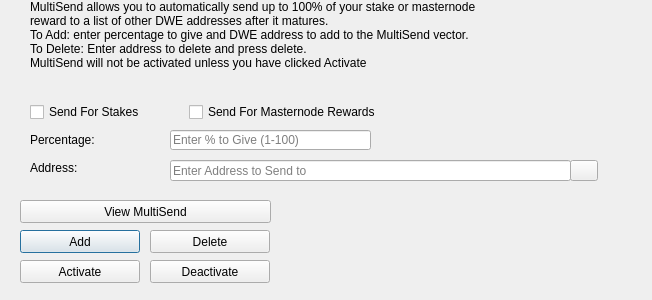
<?xml version="1.0" encoding="UTF-8"?>
<ui version="4.0">
 <class>MultiSendDialog</class>
 <widget class="QDialog" name="MultiSendDialog">
  <property name="windowModality">
   <enum>Qt::NonModal</enum>
  </property>
  <property name="geometry">
   <rect>
    <x>0</x>
    <y>0</y>
    <width>652</width>
    <height>300</height>
   </rect>
  </property>
  <property name="windowTitle">
   <string>MultiSend</string>
  </property>
  <widget class="QLineEdit" name="multiSendPercentEdit">
   <property name="geometry">
    <rect>
     <x>170</x>
     <y>130</y>
     <width>201</width>
     <height>20</height>
    </rect>
   </property>
   <property name="toolTip">
    <string>Enter whole numbers 1 - 100</string>
   </property>
   <property name="placeholderText">
    <string>Enter % to Give (1-100)</string>
   </property>
  </widget>
  <widget class="QLineEdit" name="multiSendAddressEdit">
   <property name="geometry">
    <rect>
     <x>170</x>
     <y>160</y>
     <width>401</width>
     <height>21</height>
    </rect>
   </property>
   <property name="toolTip">
    <string/>
   </property>
   <property name="placeholderText">
    <string>Enter Address to Send to</string>
   </property>
  </widget>
  <widget class="QLabel" name="label_2">
   <property name="geometry">
    <rect>
     <x>30</x>
     <y>0</y>
     <width>451</width>
     <height>121</height>
    </rect>
   </property>
   <property name="lineWidth">
    <number>1</number>
   </property>
   <property name="text">
    <string>MultiSend allows you to automatically send up to 100% of your stake or masternode reward to a list of other DWE addresses after it matures.
To Add: enter percentage to give and DWE address to add to the MultiSend vector.
To Delete: Enter address to delete and press delete.
MultiSend will not be activated unless you have clicked Activate</string>
   </property>
   <property name="alignment">
    <set>Qt::AlignLeading|Qt::AlignLeft|Qt::AlignTop</set>
   </property>
   <property name="wordWrap">
    <bool>true</bool>
   </property>
  </widget>
  <widget class="QLabel" name="message">
   <property name="geometry">
    <rect>
     <x>290</x>
     <y>200</y>
     <width>351</width>
     <height>91</height>
    </rect>
   </property>
   <property name="text">
    <string/>
   </property>
  </widget>
  <widget class="QPushButton" name="addButton">
   <property name="geometry">
    <rect>
     <x>20</x>
     <y>230</y>
     <width>120</width>
     <height>23</height>
    </rect>
   </property>
   <property name="toolTip">
    <string/>
   </property>
   <property name="statusTip">
    <string>Add to MultiSend Vector</string>
   </property>
   <property name="text">
    <string>Add</string>
   </property>
  </widget>
  <widget class="QPushButton" name="disableButton">
   <property name="geometry">
    <rect>
     <x>150</x>
     <y>260</y>
     <width>120</width>
     <height>23</height>
    </rect>
   </property>
   <property name="statusTip">
    <string>Deactivate MultiSend</string>
   </property>
   <property name="text">
    <string>Deactivate</string>
   </property>
  </widget>
  <widget class="QPushButton" name="addressBookButton">
   <property name="geometry">
    <rect>
     <x>570</x>
     <y>160</y>
     <width>28</width>
     <height>21</height>
    </rect>
   </property>
   <property name="toolTip">
    <string>Choose an address from the address book</string>
   </property>
   <property name="text">
    <string/>
   </property>
   <property name="icon">
    <iconset resource="../dwe.qrc">
     <normaloff>:/icons/address-book</normaloff>:/icons/address-book</iconset>
   </property>
   <property name="shortcut">
    <string>Alt+A</string>
   </property>
   <property name="autoDefault">
    <bool>false</bool>
   </property>
  </widget>
  <widget class="QLabel" name="label">
   <property name="geometry">
    <rect>
     <x>30</x>
     <y>130</y>
     <width>121</width>
     <height>20</height>
    </rect>
   </property>
   <property name="toolTip">
    <string>Percentage of stake to send</string>
   </property>
   <property name="text">
    <string>Percentage:</string>
   </property>
  </widget>
  <widget class="QLabel" name="label_5">
   <property name="geometry">
    <rect>
     <x>30</x>
     <y>160</y>
     <width>111</width>
     <height>16</height>
    </rect>
   </property>
   <property name="toolTip">
    <string>Address to send portion of stake to</string>
   </property>
   <property name="text">
    <string>Address:</string>
   </property>
  </widget>
  <widget class="QPushButton" name="deleteButton">
   <property name="geometry">
    <rect>
     <x>150</x>
     <y>230</y>
     <width>120</width>
     <height>23</height>
    </rect>
   </property>
   <property name="toolTip">
    <string/>
   </property>
   <property name="statusTip">
    <string>Delete Address From MultiSend Vector</string>
   </property>
   <property name="text">
    <string>Delete</string>
   </property>
  </widget>
  <widget class="QPushButton" name="activateButton">
   <property name="geometry">
    <rect>
     <x>20</x>
     <y>260</y>
     <width>120</width>
     <height>23</height>
    </rect>
   </property>
   <property name="statusTip">
    <string>Activate MultiSend</string>
   </property>
   <property name="text">
    <string>Activate</string>
   </property>
  </widget>
  <widget class="QPushButton" name="viewButton">
   <property name="geometry">
    <rect>
     <x>20</x>
     <y>200</y>
     <width>251</width>
     <height>23</height>
    </rect>
   </property>
   <property name="toolTip">
    <string/>
   </property>
   <property name="statusTip">
    <string>View MultiSend Vector</string>
   </property>
   <property name="text">
    <string>View MultiSend</string>
   </property>
  </widget>
  <widget class="QWidget" name="horizontalLayoutWidget">
   <property name="geometry">
    <rect>
     <x>30</x>
     <y>100</y>
     <width>351</width>
     <height>24</height>
    </rect>
   </property>
   <layout class="QHBoxLayout" name="horizontalLayout">
    <item>
     <widget class="QCheckBox" name="multiSendStakeCheckBox">
      <property name="text">
       <string>Send For Stakes</string>
      </property>
     </widget>
    </item>
    <item>
     <widget class="QCheckBox" name="multiSendMasternodeCheckBox">
      <property name="text">
       <string>Send For Masternode Rewards</string>
      </property>
     </widget>
    </item>
   </layout>
  </widget>
 </widget>
 <resources>
  <include location="../dwe.qrc"/>
 </resources>
 <connections/>
</ui>
